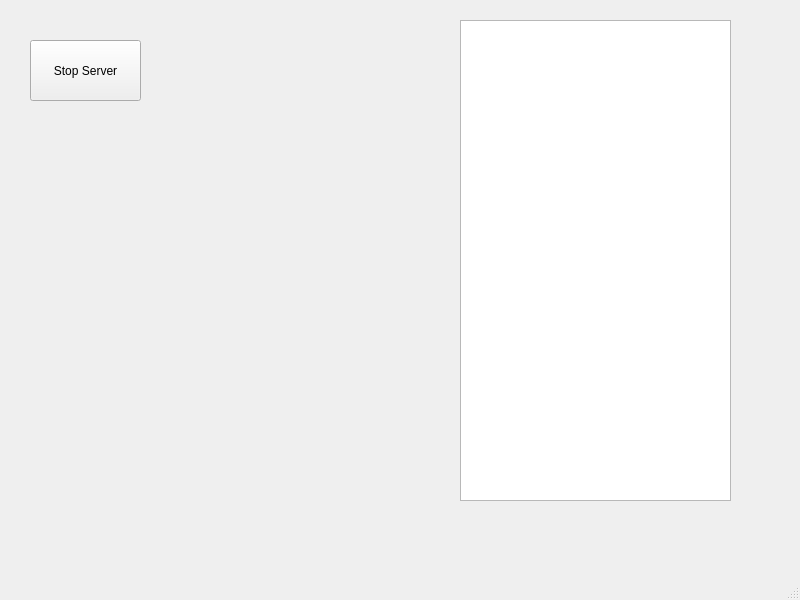
<?xml version="1.0" encoding="UTF-8"?>
<ui version="4.0">
 <class>MainWindow</class>
 <widget class="QMainWindow" name="MainWindow">
  <property name="geometry">
   <rect>
    <x>0</x>
    <y>0</y>
    <width>800</width>
    <height>600</height>
   </rect>
  </property>
  <property name="windowTitle">
   <string>MainWindow</string>
  </property>
  <widget class="QWidget" name="centralwidget">
   <widget class="QPushButton" name="BtnServerSwitch">
    <property name="geometry">
     <rect>
      <x>30</x>
      <y>40</y>
      <width>111</width>
      <height>61</height>
     </rect>
    </property>
    <property name="text">
     <string>Stop Server</string>
    </property>
   </widget>
   <widget class="QTextEdit" name="TextEditLog">
    <property name="geometry">
     <rect>
      <x>460</x>
      <y>20</y>
      <width>271</width>
      <height>481</height>
     </rect>
    </property>
   </widget>
  </widget>
  <widget class="QMenuBar" name="menubar">
   <property name="geometry">
    <rect>
     <x>0</x>
     <y>0</y>
     <width>800</width>
     <height>22</height>
    </rect>
   </property>
  </widget>
  <widget class="QStatusBar" name="statusbar"/>
 </widget>
 <resources/>
 <connections/>
</ui>
